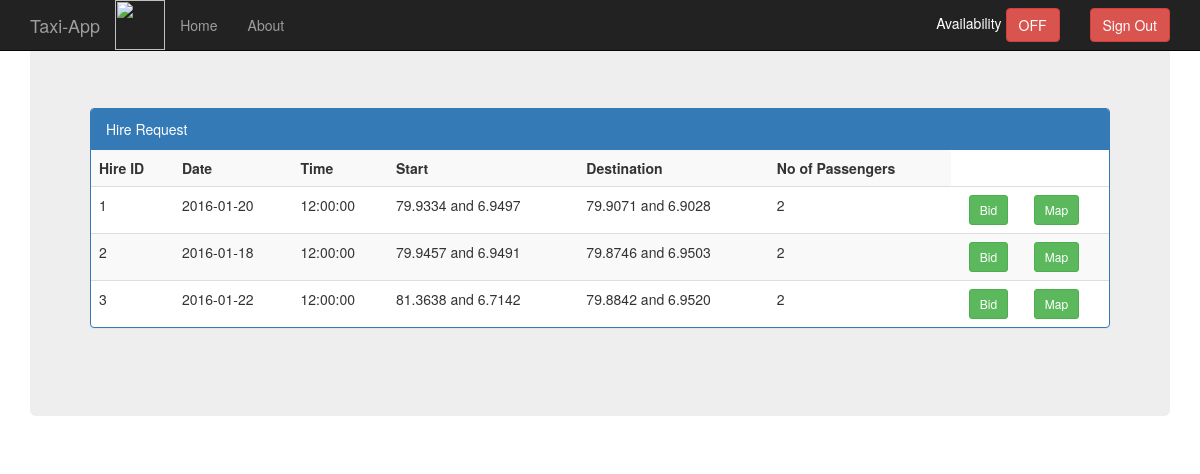
/homeDriver.php (signed in), run on the app's committed database.
### tables this page shows
CREATE TABLE IF NOT EXISTS `hire_request` (
  `request_id` varchar(10) NOT NULL DEFAULT '',
  `start_loc_long` float(7,4) NOT NULL,
  `start_loc_lat` float(7,4) NOT NULL,
  `destination_long` float(7,4) NOT NULL,
  `destination_lat` float(7,4) NOT NULL,
  `date` date NOT NULL,
  `time` time NOT NULL,
  `num_of_passengers` int(2) NOT NULL,
  `max_bid` decimal(9,2) NOT NULL,
  `contact_no` varchar(10) NOT NULL,
  `distanceKm` int(11) NOT NULL,
  `distanceM` int(11) NOT NULL,
  `durationHrs` int(11) NOT NULL,
  `durationMins` int(11) NOT NULL,
  PRIMARY KEY (`request_id`),
  KEY `contact_no` (`contact_no`)
);

### tableaccess.php (called while the page is built, shortened)
<?php
function getHireRequests(){
    $requests = array();
    $query = mysql_query("SELECT request_id, start_loc_long, start_loc_lat, destination_long, destination_lat, date, time, num_of_passengers, max_bid, contact_no FROM Hire_request WHERE request_id NOT IN (SELECT request_id FROM tour) ");
    while($row = mysql_fetch_array($query)){
		$requestRow = array();
		$requestRow[0] = $row['request_id'];
		$requestRow[1] = $row['start_loc_long'];
		$requestRow[2] = $row['start_loc_lat'];
		$requestRow[3] = $row['destination_long'];
		$requestRow[4] = $row['destination_lat'];
		$requestRow[5] = $row['date'];
		$requestRow[6] = $row['time'];
		$requestRow[7] = $row['num_of_passengers'];
		$requestRow[8] = $row['max_bid'];
		$requestRow[9] = $row['contact_no'];
        $requests[]= $requestRow;
    }
    return $requests;
}
function getAvailability($driverId){
    $status = "";
    $query = mysql_query("SELECT availability FROM `driver` WHERE driver_id = '$driverId'");
    $row = mysql_fetch_array($query);
    if($row['availability'] == 1){
		$status = "ON";
    }else{
	   $status = "OFF";
    }
    return $status;
}
function getBid($driverId,$requestId){
    $query = mysql_query("SELECT bid FROM driverbid WHERE driver_id = '$driverId' AND request_id ='$requestId' ");
    $row = mysql_fetch_array($query);
    if($row['bid'] == NULL){
        return "Bid";
    }else{
       return $row['bid'];
    }
}
function enableBid($driverId,$requestId){
    $query = mysql_query("SELECT bid FROM driverbid WHERE driver_id = '$driverId' AND request_id ='$requestId' ");
    $row = mysql_fetch_array($query);
    if($row['bid'] == NULL){
		return NULL;
    }else{
	   return "disabled";
    }
}
?>

### homeDriver.php (the view, shortened to what this page needs)
<?php
	include "tableaccess.php";
	$driver_id = $_SESSION['userId'];
?>
<!DOCTYPE html>
<html lang="en">
  <head>
    <link href="css/bootstrap.min.css" rel="stylesheet">
    <link href="css/bootstrap.css" rel="stylesheet">
  </head>
  <body>
   <nav class="navbar navbar-inverse navbar-fixed-top">
      <div class="container">
        <div class="navbar-header">
            <img src="Images/car.gif"  height="50" width="50">
          <a class="navbar-brand" href="#">Taxi-App</a>
        </div>
        <div id="navbar" class="navbar-collapse collapse">
          <ul class="nav navbar-nav">
            <li><a href="index.php">Home</a></li>
            <li><a href="about.php">About</a></li>
          </ul>
        <div id="navbar" class="navbar-collapse collapse">
          <form class="navbar-form navbar-right" action="footer.php">
            <button type="submit" class="btn btn-danger">Sign Out</button>
          </form>
          <form class="navbar-form navbar-right" action="CallFunction.php" method ="post">
				<a><font color="white">Availability</font></a>
				<input type="submit" class="btn btn-danger" value = "<?php echo getAvailability($GLOBALS["driver_id"]) ?>"/>
          </form>
        </div>
      </div>
    </nav>
    <div class="container">
            <div class="jumbotron">
                    <br>
                    <br>
                    <br>
                    <div class="panel panel-primary">
                    <div class="panel-heading">Hire Request</div>
                    <table class="table table-striped">
						<th>Hire ID</th>
						<th>Date</th>
                        <th>Time</th>
                        <th>Start </th>
                        <th>Destination</th>
                        <th>No of Passengers</th>
						<?php
							$hireRequests =getHireRequests();
							foreach ($hireRequests as $request) {
						?>
									<tr>
										<td><?php echo $request[0] ?></td>
										<td><?php echo $request[5] ?></td>
										<td><?php echo $request[6] ?></td>
										<td><?php echo $request[1]," and " ,$request[2] ?></td>
										<td><?php echo $request[3]," and " ,$request[4]  ?></td>
										<td><?php echo $request[7] ?></td>
										<td align="center"><button href="#" class="btn btn-sm btn-success" onclick="bidData(<?php echo $request[0]?>)" <?php echo enableBid($driver_id,$request[0])?> data-toggle="modal" data-target="#basicModal2"> <?php echo getBid($driver_id,$request[0])?></button></td>
										<td><a href="#" class="btn btn-sm btn-success" onclick="sendData(<?php echo $request[2]?>,<?php echo $request[1]?>,<?php echo $request[4]?>,<?php echo $request[3]?>);setTimeout(initialize, 500);" data-toggle="modal" data-target="#basicModal">Map</a></td>
									 </tr>
						<?php
							}
						?>
                    </table>
                    </div>
                    <br>
                        </div>
              </div>
  </body>
</html>

### data on the page
hire_request: request_id "1", date "2016-01-20", time "12:00:00", start_loc_long "79.9334", start_loc_lat "6.9497", destination_long "79.9071", destination_lat "6.9028", num_of_passengers "2", request "Bid"
hire_request: request_id "2", date "2016-01-18", time "12:00:00", start_loc_long "79.9457", start_loc_lat "6.9491", destination_long "79.8746", destination_lat "6.9503", num_of_passengers "2", request "Bid"
hire_request: request_id "3", date "2016-01-22", time "12:00:00", start_loc_long "81.3638", start_loc_lat "6.7142", destination_long "79.8842", destination_lat "6.9520", num_of_passengers "2", request "Bid"
